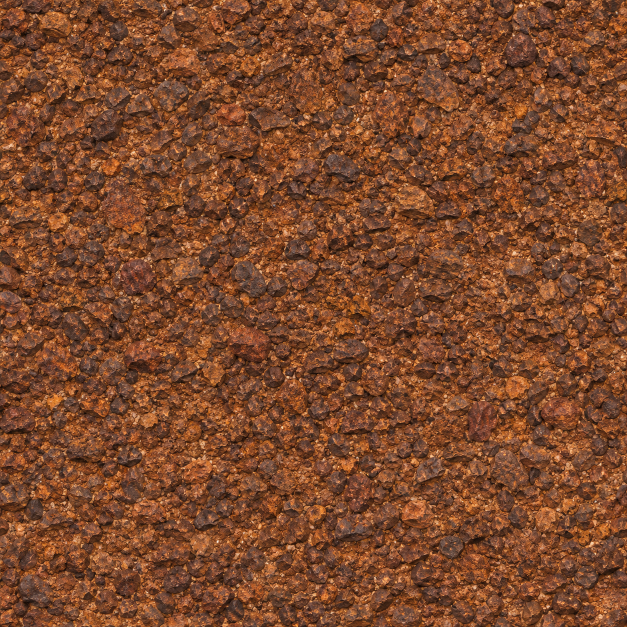
#> input picture assets/desert/Desert_Fantasy_Textures_Vol_2/07_ironstone_pavement.png, 1254 x 1254 px, given in place of 12_ruined_flagstones.png, which was not available (shown at 1/2 size)
$ python build_tex.py
#> lines starting #> are read from the running program, lines starting #| are printed output that depends on the picture
### tools/world/build_ground.py
"""Turn the owner's Tripo ground and rock paintings into ground layers the game can tile.

The sources are 1024 px squares made in Tripo's image generator (see art/tripo-textures/README.md in the
old bm checkout; the raw PNGs are not kept in the repo). Each one is:
  1. flattened: its broad light (a painted vignette, a bright corner) is divided out, so a repeat can't be
     spotted from the light alone;
  2. made to tile, first across then down: the picture is blended with a copy of itself moved half a tile,
     and the blend follows the painting's own height (the higher stone wins), so the join runs round
     stones and cracks instead of fading one over the other;
  3. saved as the game's pair, colour (_c) and detail (_d: normal xy, roughness, height), and added to the
     manifest's ground list after the six that were there.

Usage: python build_ground.py RAW_DIR TEX_DIR
"""
import json
import os
import sys

import numpy as np
from PIL import Image
from scipy.ndimage import gaussian_filter

# Game name: source file. (The shader picks them by place in this list: src/gfx/materials.js GROUND_*.)
LAYERS = [
    ("road_1", "road_a"),
    ("snow_1", "snow_b"),
    ("snowrock_1", "snowrock_a"),
    ("granite_1", "granite_a"),
    ("frost_1", "frost_b"),
    ("basalt_1", "basalt_a"),
    ("limestone_1", "limestone_a"),
    ("moss_1", "moss_a"),
    ("pinefloor_1", "pinefloor_a"),
    ("fen_1", "fen_a"),
    ("ash_1", "ash_a"),
    ("rust_1", "rust_a"),
]
BASE = ["dirt_1", "dirt_2", "dirt_3", "grass_1", "grass_2", "grass_3"]


def lum_of(a):
    return a @ np.array([0.2126, 0.7152, 0.0722], dtype=np.float32)


def blur(x, r):
    """Gaussian blur that wraps round the edges (it's going to tile)."""
    sig = (r, r, 0) if x.ndim == 3 else (r, r)
    return gaussian_filter(x, sig, mode="wrap")


def flatten(a):
    """Divide out the broad light, keeping the mean brightness and colour."""
    low = blur(a, 90)
    mean = a.reshape(-1, 3).mean(0)
    k = np.clip(mean / np.maximum(low, 1e-3), 0.6, 1.7)
    return np.clip(a * k, 0, 1)


def height_of(a):
    lum = lum_of(a)
    return np.clip(0.5 + np.clip(lum - blur(lum, 22), -0.4, 0.4) * 1.2 + (lum - blur(lum, 5)) * 0.7, 0, 1)


# [22 lines left out: functions tile_x, make_tile, not called in this run]


def normal_from(height, strength):
    dx = np.roll(height, -1, 1) - np.roll(height, 1, 1)
    dy = np.roll(height, -1, 0) - np.roll(height, 1, 0)
    nx, ny = -dx * strength, dy * strength
    ln = np.sqrt(nx * nx + ny * ny + 1)
    return nx / ln * 0.5 + 0.5, ny / ln * 0.5 + 0.5


def save_pair(rgb, out, name):
    lum = lum_of(rgb)
    fine = lum - blur(lum, 5)
    h = height_of(rgb)
    rough = np.clip(0.93 + fine * 0.5, 0.55, 1)
    nx, ny = normal_from(h, 8.0)
    d = np.stack([nx, ny, rough, h], -1)
    Image.fromarray((d * 255 + 0.5).astype(np.uint8), "RGBA").resize((512, 512), Image.LANCZOS).save(
        os.path.join(out, f"{name}_d.webp"), quality=60, method=5, alpha_quality=70, exact=True)
    Image.fromarray((rgb * 255 + 0.5).astype(np.uint8)).resize((1024, 1024), Image.LANCZOS).save(
        os.path.join(out, f"{name}_c.webp"), quality=76, method=5)


# [12 lines left out: function main, not called in this run]


# [2 lines that do not run on import are left out]

### tools/roads/build_tex.py
"""The roads' grounds: seven of the desert tiles in assets/desert, palette-swapped from the desert's golds and ochres to this
country's greys and browns, and saved as ground layers (colour _c, detail _d) after the eighteen there were. The game picks
them by place: src/core/roads.js SURFACE_LAYERS, the ground's layers 18 to 24 (src/gfx/materials.js TERRAIN).

Each tile: its colour pulled toward its own grey by `keep` (how much of the desert's colour is kept), then shifted so its
average is `mean` (linear 0-1, about as bright as the land's own dirt and stone so a road reads lighter than the grass beside
it), its light flattened, and the detail map made from its own grain as tools/world/build_ground.py makes the rest.

Usage: python tools/roads/build_tex.py   (from the repository's top)
"""
import json
import os
import sys

import numpy as np
from PIL import Image

sys.path.insert(0, os.path.join(os.path.dirname(__file__), "..", "world"))
from build_ground import flatten, save_pair, lum_of  # noqa: E402

D = "assets/desert"
TEX = "assets/game/tex"
# name: (source, how much colour kept, average colour, contrast)
ROADS = {
    "road_flag": ("Desert_Fantasy_Textures/12_ruined_flagstones.png", 0.32, (0.44, 0.42, 0.38), 1.15),
    "road_sett": ("Desert_Oasis_20_Textures/19_oasis_courtyard_pavers.png", 0.18, (0.41, 0.40, 0.38), 1.25),
    "road_gravel": ("Desert_Fantasy_Textures/05_desert_gravel.png", 0.38, (0.43, 0.40, 0.35), 1.1),
    "road_stones": ("Desert_Fantasy_Textures_Vol_2/04_dry_wadi_stones.png", 0.42, (0.40, 0.36, 0.31), 1.1),
    "road_dirt": ("Desert_Fantasy_Textures/04_pebbled_sand.png", 0.55, (0.37, 0.29, 0.21), 1.2),
    "road_ash": ("Desert_Fantasy_Textures_Vol_2/02_black_volcanic_sand.png", 0.6, (0.17, 0.155, 0.145), 1.3),
    "road_plank": ("Desert_Fantasy_Textures_Vol_2/14_weathered_palm_wood.png", 0.5, (0.33, 0.27, 0.21), 1.15),
}


def swap(a, keep, mean, contrast):
    grey = lum_of(a)[..., None]
    a = grey + (a - grey) * keep
    m = a.reshape(-1, 3).mean(0)
    a = (a - m) * contrast + m
    return np.clip(a * (np.array(mean) / np.maximum(a.reshape(-1, 3).mean(0), 1e-3)), 0, 1)


def main():
    for name, (src, keep, mean, contrast) in ROADS.items():
        a = np.asarray(Image.open(os.path.join(D, src)).convert("RGB").resize((1024, 1024), Image.LANCZOS), dtype=np.float32) / 255
        save_pair(swap(flatten(a), keep, mean, contrast), TEX, name)
#> in blur, `return gaussian_filter(x, sig, mode="wrap")`:
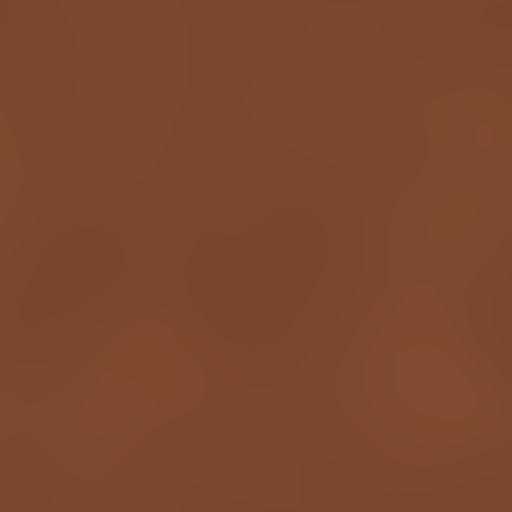
#> returned value: shape (1024, 1024, 3) float32 (shown at 1/2 size); mean of channels 0, 1, 2 0.491, 0.287, 0.175; drawn as R, G, B
#> in flatten, `mean = a.reshape(-1, 3).mean(0)`: mean = [0.489, 0.288, 0.177]
#> in swap, `a = grey + (a - grey) * keep`:
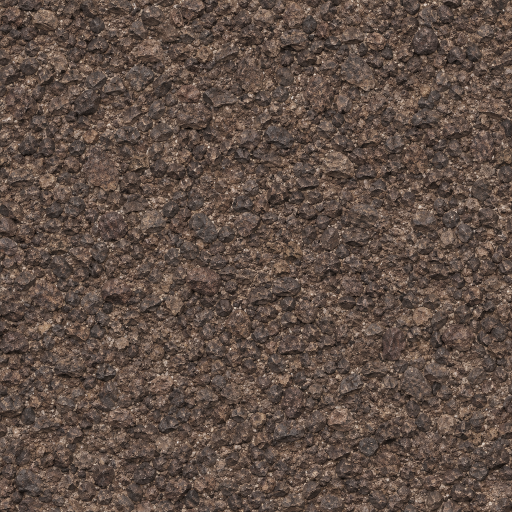
#> a: shape (1024, 1024, 3) float32 (shown at 1/2 size); mean of channels 0, 1, 2 0.376, 0.311, 0.276; drawn as R, G, B
#> in swap, `m = a.reshape(-1, 3).mean(0)`: m = [0.376, 0.311, 0.276]
#> call 3 of blur, with r = 22
#> in blur (call 3), `return gaussian_filter(x, sig, mode="wrap")`:
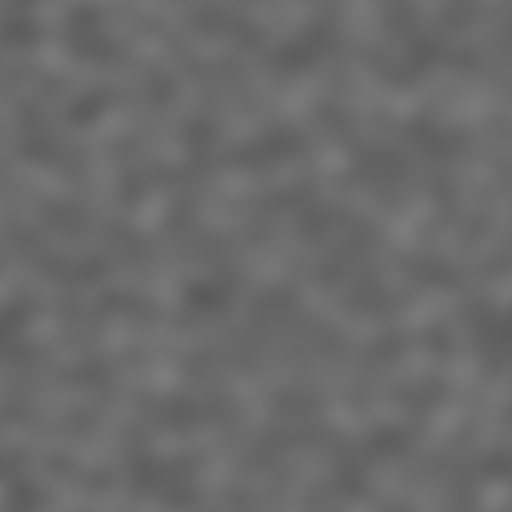
#> returned value: shape (1024, 1024) float64 (shown at 1/2 size); min 0.356, max 0.49, mean 0.421
#> in normal_from, `ln = np.sqrt(nx * nx + ny * ny + 1)`:
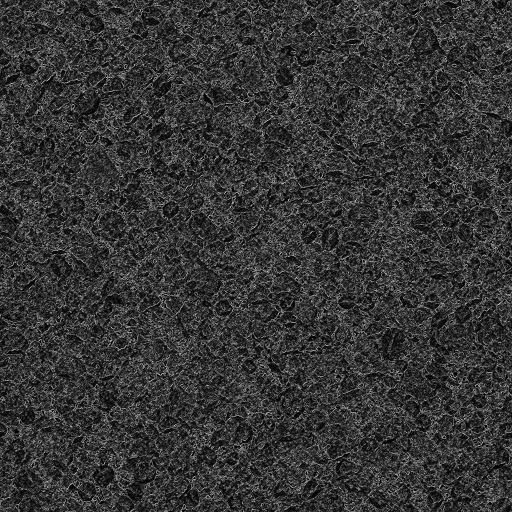
#> ln: shape (1024, 1024) float64 (shown at 1/2 size); min 1, max 11.36, mean 3.19; drawn with min black and max white
#> in save_pair, `nx, ny = normal_from(h, 8.0)`:
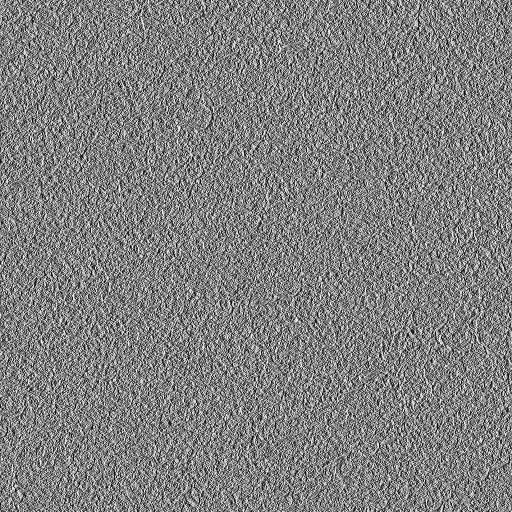
#> nx: shape (1024, 1024) float64 (shown at 1/2 size); min 0.00386, max 0.996, mean 0.502
#> in save_pair, `nx, ny = normal_from(h, 8.0)`:
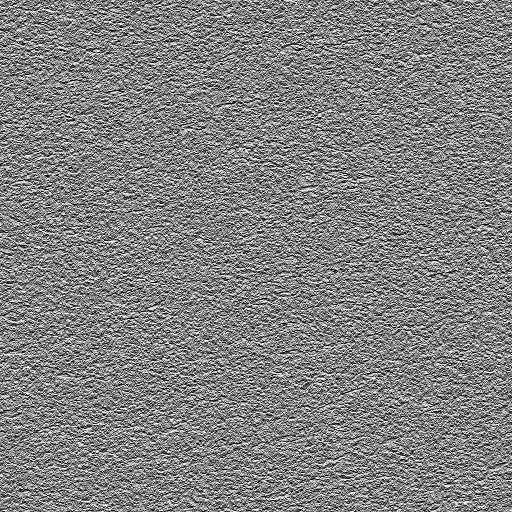
#> ny: shape (1024, 1024) float64 (shown at 1/2 size); min 0.00386, max 0.996, mean 0.509
#> in save_pair, `Image.fromarray((d * 255 + 0.5).astype(np.uint8), "RGBA").resize((512,..`:
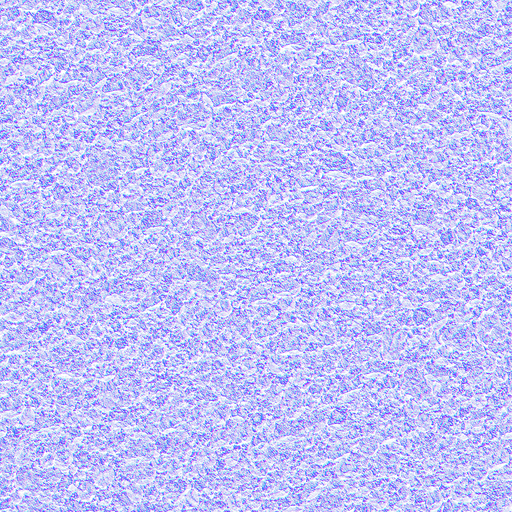
#> saved as road_flag_d.webp: PIL image 512x512 RGBA; mean R, G, B, A 127.3, 128.8, 234.5, 124.6; transparent parts drawn white
        print(name)
#> pass 2 of the loop in main, `for name, (src, keep, mean, contrast) in ROADS.items():`:
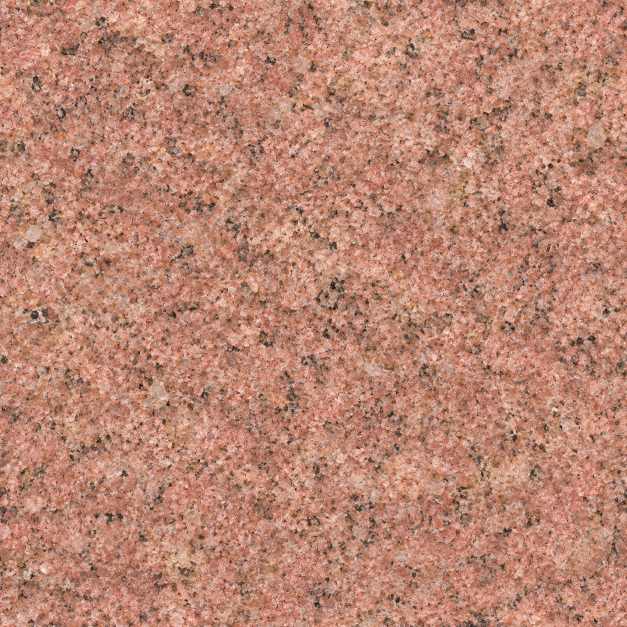
#> input picture assets/desert/Desert_Fantasy_Textures_Vol_2/08_pink_granite.png, 1254 x 1254 px, given in place of 19_oasis_courtyard_pavers.png, which was not available (shown at 1/2 size)
#> in save_pair (call 2), `fine = lum - blur(lum, 5)`:
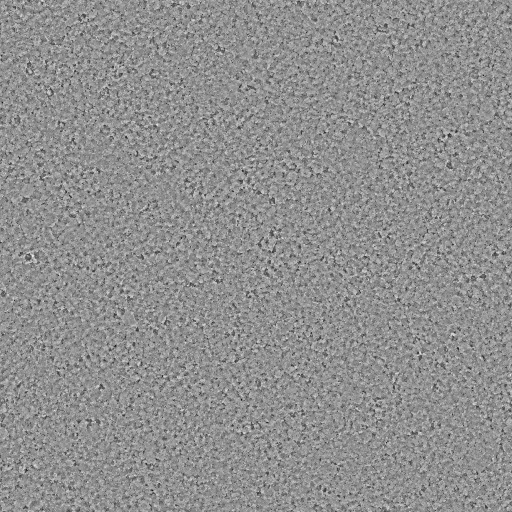
#> fine: shape (1024, 1024) float64 (shown at 1/2 size); min -0.473, max 0.363, mean -7.17e-17; drawn with min black and max white
#> in save_pair (call 2), `d = np.stack([nx, ny, rough, h], -1)`:
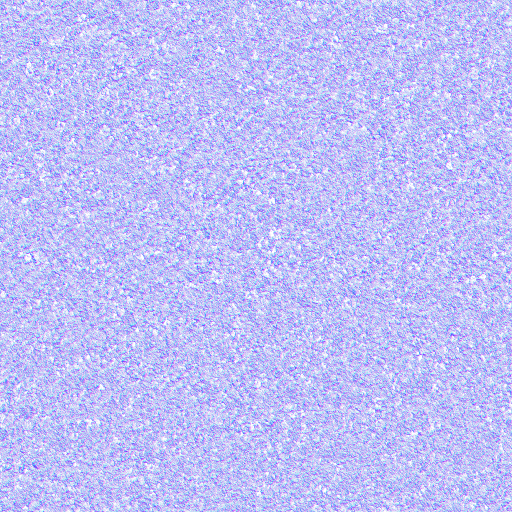
#> d: shape (1024, 1024, 4) float64 (shown at 1/2 size); mean of channels 0, 1, 2, 3 0.501, 0.509, 0.929, 0.501; transparent parts drawn white
    path = os.path.join(TEX, "manifest.json")
    with open(path) as f:
        man = json.load(f)
    man["ground"] = [g for g in man["ground"] if g not in ROADS] + list(ROADS)
    with open(path, "w") as f:
        json.dump(man, f, indent=1)


if __name__ == "__main__":
#> (the run stopped early here; a loop or call above may not have finished)
